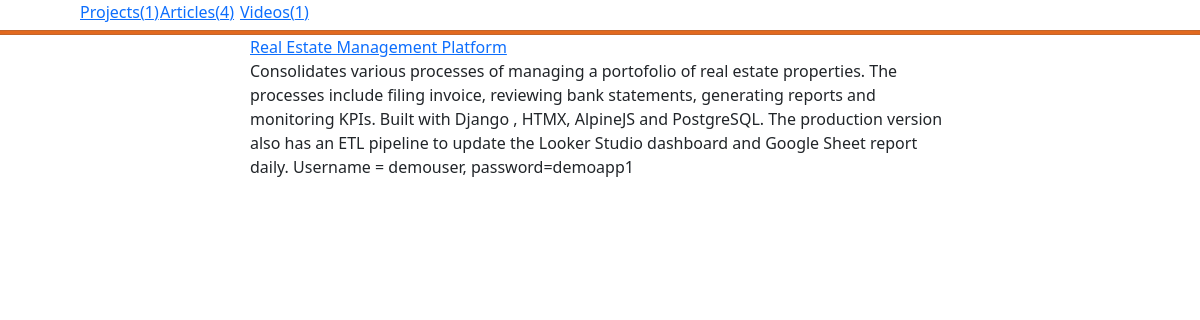
The app's page /, older data.
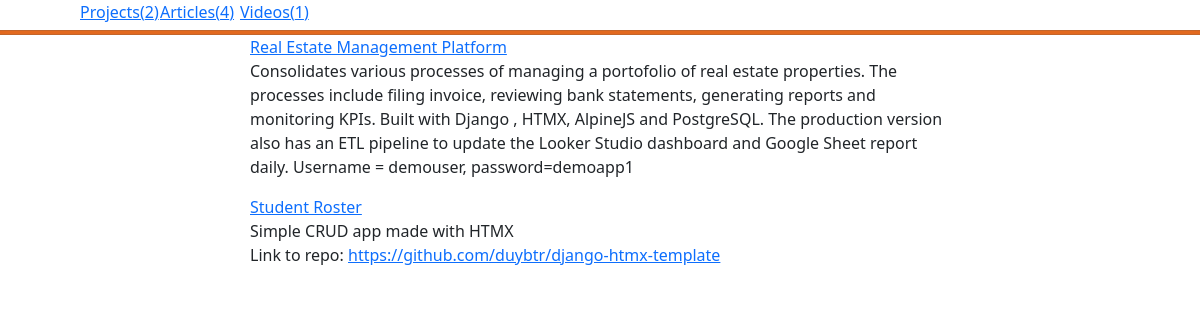
The same page, newer data.
### portfolio/models.py (models this page shows)
class Blog(models.Model):
    choices = [
        ('app', 'app'),
        ('article', 'article'),
        ('video', 'video')
    ]
    title = models.CharField(max_length=200)
    category = models.CharField(max_length=20, choices=choices, default='app')
    link = models.CharField(max_length=200)
    description = models.CharField(max_length=2000, blank=True)
    repo_link = models.CharField(max_length=200, blank=True)

### portfolio/views.py (the view)
# urls.py: path('', ProjectView.as_view(), name='home'),
class ProjectView(BlogView):
    def get_queryset(self):
        return Blog.objects.filter(category='app')

### portfolio/context_processors.py (called while the page is built)
def count_blogs(request):
    project_count = Blog.objects.filter(category='app').count()
    article_count = Blog.objects.filter(category='article').count()
    video_count = Blog.objects.filter(category='video').count()
    return {
        'project_count' : project_count,
        'article_count' : article_count,
        'video_count' : video_count
    }

### templates/portfolio/blog.html
{% extends 'base.html' %}
{% block content %}
    {% for blog in blogs %}
        <a href="{{ blog.link }}">{{blog.title}}</a>
        <p>{{blog.description}}
            {% if blog.repo_link|length > 0 %}
                <br />Link to repo: <a href="{{blog.repo_link}}">{{blog.repo_link}}</a>
            {% endif %}
        </p>
    {% endfor %}
{% endblock content %}

### templates/base.html (shortened to what this page needs)
{% load static %}
<!doctype html>
<html lang="en">
  <head>
    <link rel="stylesheet" href="{% static 'css/main.css' %}">
    <link href="https://cdn.jsdelivr.net/npm/bootstrap@5.2.2/dist/css/bootstrap.min.css" rel="stylesheet">
  </head>
  <body>
    <main>
        <div class="main-menu">
            <span></span>
            <a href="{% url 'get_projects' %}">Projects({{ project_count }})</a>
            <a href="{% url 'get_articles' %}">Articles({{ article_count }})</a>
            <a href="{% url 'get_videos' %}">Videos({{ video_count }})</a>
            <a href></a>
            <a href></a>
            <a href></a>
            <a href></a>
            <a href></a>
        </div>
        <div class="c-example-divider"></div>
        <div class="content">
        {% block content %}
        {% endblock content %}
        </div>
    </main>
  </body>
</html>

### static/css/main.css (style rules this page uses)
main { display: grid; grid-template-rows: 30px 5px auto; }
.main-menu { display: grid; grid-template-columns: repeat(15, 1fr); }
.c-example-divider { height: 5px; background-color: rgba(224, 94, 14, 0.842); border: solid rgba(0, 0, 0, .15); border-width: 1px 0; box-shadow: inset 0 .5em 1.5em rgba(224, 94, 14, 0.353), inset 0 .125em .5em rgba(224, 94, 14, 0.353); }
.content { padding-left: 250px; padding-right: 250px; }

Row changes from the older to the newer data that the page shows:
added Blog: title "Student Roster", description "Simple CRUD app made with HTMX", repo_link "https://github.com/duybtr/django-htmx-template"
Text that changed along with them:
{{ project_count }}: "1" → "2"
